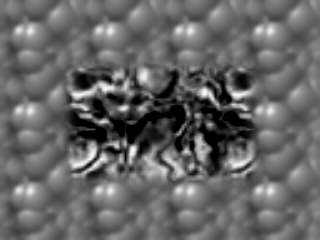
#> input picture ps6_python_Kinneer_Jared/input/TestSeq/Shift0.png, 320 x 240 px
$ python ps6.py
#> lines starting #> are read from the running program, lines starting #| are printed output that depends on the picture
### ps6_python_Kinneer_Jared/reduce.py
import numpy as np
import cv2

def gaussian_reduce(original_img):
    blurred = cv2.GaussianBlur(original_img, (5,5), 2.5)

    new_rows = original_img.shape[0]//2

    new_cols = original_img.shape[1]//2

    reduced = np.zeros((new_rows, new_cols))
    kernel = np.array([1,4,6,4,1])/16

    for i in range(new_rows*2):
        for j in range(new_cols*2):
            if i%2 == 1 and j%2==1:
                if j == 1:
                    window=blurred[i][j:j+3]
                    m = kernel[2:] * window
                elif j == original_img.shape[1] - 2:
                    window=blurred[i][j-3:j]
                    m = kernel[:3] * window
                elif j > 1 and j < original_img.shape[1] - 2:
                    window = blurred[i][j-2:j+3]
                    m = kernel * window

                reduced[i//2][j//2] = sum(m)

    return reduced

### ps6_python_Kinneer_Jared/expand.py
import numpy as np
import cv2

def expand(gaussian_img, original_shape):

    expanded = np.zeros((original_shape))

    kernel_odd = np.array([9,17,9])/32
    kernel_even = np.array([7,19,7])/32

    for i in range(expanded.shape[0]):
        for j in range(expanded.shape[1]):
            if i//2 == gaussian_img.shape[0]:
                old_row = i//2 - 1
            else:
                old_row = i//2

            if j%2 == 0:
                if j == 0:
                    expanded[i][j] = np.dot(kernel_even[1:], gaussian_img[old_row, j//2:j//2 + 2])
                elif j == gaussian_img.shape[1] * 2 - 2:
                    expanded[i][j] = np.dot(kernel_even[:2], gaussian_img[old_row, j//2 - 1: j//2 + 1])
                elif j == original_shape[1] - 1:
                    expanded[i][j] = np.dot(kernel_even[:1], gaussian_img[old_row, j//2 - 1: j//2 + 1])
                else:
                    expanded[i][j] = np.dot(kernel_even, gaussian_img[old_row, j//2 - 1:j//2 + 2])
            else:
                if j == 1:
                    expanded[i][j] = np.dot(kernel_odd[1:], gaussian_img[old_row, j//2:j//2 + 2])
                elif j == original_shape[1] - 2:
                    expanded[i][j] = np.dot(kernel_odd[:2], gaussian_img[old_row, j//2 - 1: j//2 + 1])
                elif j == original_shape[1] - 1:
                    expanded[i][j] = np.dot(kernel_odd[:2], gaussian_img[old_row, j//2 - 1: j//2 + 1])
                else:
                    expanded[i][j] = np.dot(kernel_odd, gaussian_img[old_row, j//2 - 1: j//2 + 2])
    return expanded

### ps6_python_Kinneer_Jared/ps6.py
import cv2
import numpy as np
from lucas_kanade import lucas_kanade as LK
import matplotlib.pyplot as plt
from reduce import gaussian_reduce
from expand import expand
#1a
#lucas kanade optic flow
origin_image = cv2.imread("./input/TestSeq/Shift0.png", cv2.IMREAD_GRAYSCALE)
#> origin_image is the input picture: shape (240, 320); min 0, max 253, mean 101.9
second_image = cv2.imread("./input/TestSeq/ShiftR2.png", cv2.IMREAD_GRAYSCALE)
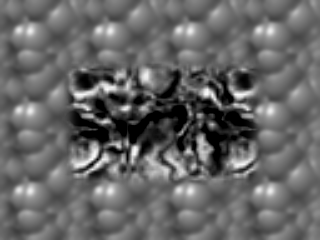
#> input picture ps6_python_Kinneer_Jared/input/TestSeq/ShiftR2.png, 320 x 240 px
#> second_image is the input picture: shape (240, 320); min 0, max 253, mean 101.9

# [44 lines of commented-out code are left out]
frame1 = cv2.imread("./input/DataSeq1/yos_img_01.jpg", cv2.IMREAD_GRAYSCALE)
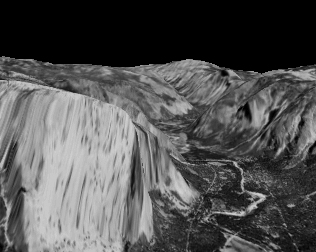
#> input picture ps6_python_Kinneer_Jared/input/DataSeq1/yos_img_01.jpg, 316 x 252 px
#> frame1 is the input picture: shape (252, 316); min 0, max 211, mean 83.1
first_reduce = gaussian_reduce(frame1)
second_reduce = gaussian_reduce(first_reduce)
#> in gaussian_reduce (call 2), `blurred = cv2.GaussianBlur(original_img, (5,5), 2.5)`:
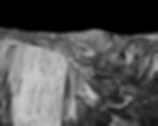
#> blurred: shape (126, 158) float64; min 0, max 197.8, mean 83.1
third_reduce = gaussian_reduce(second_reduce)

f, ax = plt.subplots(2,2)
ax[0,0].imshow(frame1, cmap='Greys_r')
ax[0,0].set_title("original frame")
ax[0,1].imshow(first_reduce, cmap='Greys_r')
ax[0,1].set_title("first reduction")
ax[1,0].imshow(second_reduce, cmap='Greys_r')
ax[1,0].set_title("second reduction")
ax[1,1].imshow(third_reduce, cmap='Greys_r')
ax[1,1].set_title("third reduction")
f.tight_layout(pad=2)
plt.savefig("./output/ps6-2-a-1.png")
plt.show()

first_exp = expand(third_reduce, second_reduce.shape)
second_expansion = expand(first_exp, first_reduce.shape)
#> call 2 of expand, with original_shape = (126, 158)
#> after the loop in expand (call 2), `for i in range(expanded.shape[0]):`:
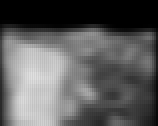
#> expanded: shape (126, 158) float64; min 0, max 224.9, mean 92
third_expansion = expand(second_expansion, frame1.shape)
#> call 3 of expand, with original_shape = (252, 316)
#> after the loop in expand (call 3), `for i in range(expanded.shape[0]):`:
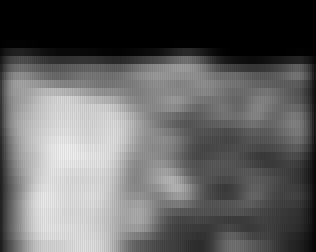
#> expanded: shape (252, 316) float64; min 0, max 239, mean 97.7

first_laplacian = first_exp - second_reduce
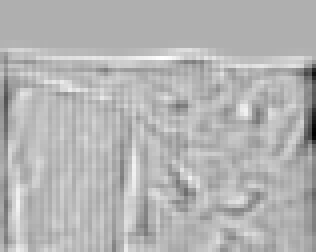
#> first_laplacian: shape (63, 79) float64 (shown 4 times larger); min -139.7, max 63.23, mean 3.7; drawn with min black and max white
second_laplacian = second_expansion - first_reduce
third_laplacian = third_expansion - frame1
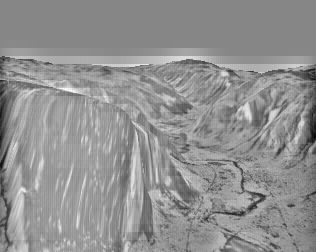
#> third_laplacian: shape (252, 316) float64; min -174.5, max 157.2, mean 14.6; drawn with min black and max white

f_2, ax_2 = plt.subplots(2, 2)
ax_2[0,0].imshow(third_reduce, cmap='Greys_r')
ax_2[0,0].set_title("final gaussian")
ax_2[0,1].imshow(first_laplacian, cmap='Greys_r')
ax_2[0,1].set_title("first laplacian")
ax_2[1,0].imshow(second_laplacian, cmap='Greys_r')
ax_2[1,0].set_title("second laplacian")
ax_2[1,1].imshow(third_laplacian, cmap='Greys_r')
ax_2[1,1].set_title("third laplacian")
f_2.tight_layout(pad=2)
plt.savefig("./output/ps6-2-b-1.png")
# [10 lines of commented-out code are left out]
